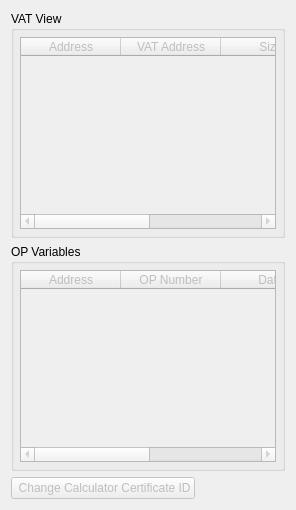
      <widget class="QWidget" name="debugOsWidget">
       <attribute name="icon">
        <iconset resource="resources.qrc">
         <normaloff>:/icons/resources/icons/os_view.png</normaloff>:/icons/resources/icons/os_view.png</iconset>
       </attribute>
       <attribute name="title">
        <string>OS Variables</string>
       </attribute>
       <layout class="QVBoxLayout" name="verticalLayout_39">
        <item>
         <widget class="QGroupBox" name="groupBox_10">
          <property name="sizePolicy">
           <sizepolicy hsizetype="Preferred" vsizetype="Preferred">
            <horstretch>0</horstretch>
            <verstretch>0</verstretch>
           </sizepolicy>
          </property>
          <property name="title">
           <string>VAT View</string>
          </property>
          <layout class="QVBoxLayout" name="verticalLayout_25">
           <property name="leftMargin">
            <number>6</number>
           </property>
           <property name="topMargin">
            <number>6</number>
           </property>
           <property name="rightMargin">
            <number>6</number>
           </property>
           <property name="bottomMargin">
            <number>6</number>
           </property>
           <item>
            <widget class="QTableWidget" name="vatView">
             <property name="enabled">
              <bool>false</bool>
             </property>
             <property name="sizePolicy">
              <sizepolicy hsizetype="Expanding" vsizetype="Expanding">
               <horstretch>0</horstretch>
               <verstretch>0</verstretch>
              </sizepolicy>
             </property>
             <property name="contextMenuPolicy">
              <enum>Qt::CustomContextMenu</enum>
             </property>
             <property name="acceptDrops">
              <bool>false</bool>
             </property>
             <property name="autoScroll">
              <bool>false</bool>
             </property>
             <property name="editTriggers">
              <set>QAbstractItemView::NoEditTriggers</set>
             </property>
             <property name="showDropIndicator" stdset="0">
              <bool>false</bool>
             </property>
             <property name="dragDropOverwriteMode">
              <bool>false</bool>
             </property>
             <property name="selectionMode">
              <enum>QAbstractItemView::SingleSelection</enum>
             </property>
             <property name="selectionBehavior">
              <enum>QAbstractItemView::SelectRows</enum>
             </property>
             <property name="textElideMode">
              <enum>Qt::ElideRight</enum>
             </property>
             <property name="horizontalScrollMode">
              <enum>QAbstractItemView::ScrollPerPixel</enum>
             </property>
             <property name="sortingEnabled">
              <bool>false</bool>
             </property>
             <property name="cornerButtonEnabled">
              <bool>false</bool>
             </property>
             <attribute name="horizontalHeaderDefaultSectionSize">
              <number>100</number>
             </attribute>
             <attribute name="horizontalHeaderHighlightSections">
              <bool>false</bool>
             </attribute>
             <attribute name="horizontalHeaderMinimumSectionSize">
              <number>40</number>
             </attribute>
             <attribute name="horizontalHeaderShowSortIndicator" stdset="0">
              <bool>false</bool>
             </attribute>
             <attribute name="horizontalHeaderStretchLastSection">
              <bool>true</bool>
             </attribute>
             <attribute name="verticalHeaderVisible">
              <bool>false</bool>
             </attribute>
             <attribute name="verticalHeaderDefaultSectionSize">
              <number>21</number>
             </attribute>
             <attribute name="verticalHeaderShowSortIndicator" stdset="0">
              <bool>false</bool>
             </attribute>
             <column>
              <property name="text">
               <string>Address</string>
              </property>
             </column>
             <column>
              <property name="text">
               <string>VAT Address</string>
              </property>
             </column>
             <column>
              <property name="text">
               <string>Size</string>
              </property>
             </column>
             <column>
              <property name="text">
               <string>Name</string>
              </property>
             </column>
             <column>
              <property name="text">
               <string>Data Type</string>
              </property>
             </column>
            </widget>
           </item>
          </layout>
         </widget>
        </item>
        <item>
         <widget class="QGroupBox" name="groupBox_9">
          <property name="sizePolicy">
           <sizepolicy hsizetype="Preferred" vsizetype="Preferred">
            <horstretch>0</horstretch>
            <verstretch>0</verstretch>
           </sizepolicy>
          </property>
          <property name="title">
           <string>OP Variables</string>
          </property>
          <layout class="QVBoxLayout" name="verticalLayout_23">
           <property name="leftMargin">
            <number>6</number>
           </property>
           <property name="topMargin">
            <number>6</number>
           </property>
           <property name="rightMargin">
            <number>6</number>
           </property>
           <property name="bottomMargin">
            <number>6</number>
           </property>
           <item>
            <widget class="QTableWidget" name="opView">
             <property name="enabled">
              <bool>false</bool>
             </property>
             <property name="sizePolicy">
              <sizepolicy hsizetype="Expanding" vsizetype="Expanding">
               <horstretch>0</horstretch>
               <verstretch>0</verstretch>
              </sizepolicy>
             </property>
             <property name="contextMenuPolicy">
              <enum>Qt::CustomContextMenu</enum>
             </property>
             <property name="acceptDrops">
              <bool>false</bool>
             </property>
             <property name="autoScroll">
              <bool>false</bool>
             </property>
             <property name="editTriggers">
              <set>QAbstractItemView::AllEditTriggers</set>
             </property>
             <property name="showDropIndicator" stdset="0">
              <bool>false</bool>
             </property>
             <property name="dragDropOverwriteMode">
              <bool>false</bool>
             </property>
             <property name="selectionMode">
              <enum>QAbstractItemView::SingleSelection</enum>
             </property>
             <property name="selectionBehavior">
              <enum>QAbstractItemView::SelectRows</enum>
             </property>
             <property name="textElideMode">
              <enum>Qt::ElideRight</enum>
             </property>
             <property name="horizontalScrollMode">
              <enum>QAbstractItemView::ScrollPerPixel</enum>
             </property>
             <property name="sortingEnabled">
              <bool>false</bool>
             </property>
             <property name="cornerButtonEnabled">
              <bool>false</bool>
             </property>
             <attribute name="horizontalHeaderDefaultSectionSize">
              <number>100</number>
             </attribute>
             <attribute name="horizontalHeaderHighlightSections">
              <bool>false</bool>
             </attribute>
             <attribute name="horizontalHeaderMinimumSectionSize">
              <number>40</number>
             </attribute>
             <attribute name="horizontalHeaderShowSortIndicator" stdset="0">
              <bool>false</bool>
             </attribute>
             <attribute name="horizontalHeaderStretchLastSection">
              <bool>true</bool>
             </attribute>
             <attribute name="verticalHeaderVisible">
              <bool>false</bool>
             </attribute>
             <attribute name="verticalHeaderDefaultSectionSize">
              <number>21</number>
             </attribute>
             <attribute name="verticalHeaderShowSortIndicator" stdset="0">
              <bool>false</bool>
             </attribute>
             <column>
              <property name="text">
               <string>Address</string>
              </property>
             </column>
             <column>
              <property name="text">
               <string>OP Number</string>
              </property>
             </column>
             <column>
              <property name="text">
               <string>Data</string>
              </property>
             </column>
             <column>
              <property name="text">
               <string>String</string>
              </property>
             </column>
             <column>
              <property name="text">
               <string>Value</string>
              </property>
             </column>
            </widget>
           </item>
          </layout>
         </widget>
        </item>
        <item>
         <widget class="QPushButton" name="buttonCertID">
          <property name="enabled">
           <bool>false</bool>
          </property>
          <property name="sizePolicy">
           <sizepolicy hsizetype="Maximum" vsizetype="Fixed">
            <horstretch>0</horstretch>
            <verstretch>0</verstretch>
           </sizepolicy>
          </property>
          <property name="text">
           <string> Change Calculator Certificate ID</string>
          </property>
          <property name="icon">
           <iconset resource="resources.qrc">
            <normaloff>:/icons/resources/icons/change_cert.png</normaloff>:/icons/resources/icons/change_cert.png</iconset>
          </property>
         </widget>
        </item>
       </layout>
      </widget>
